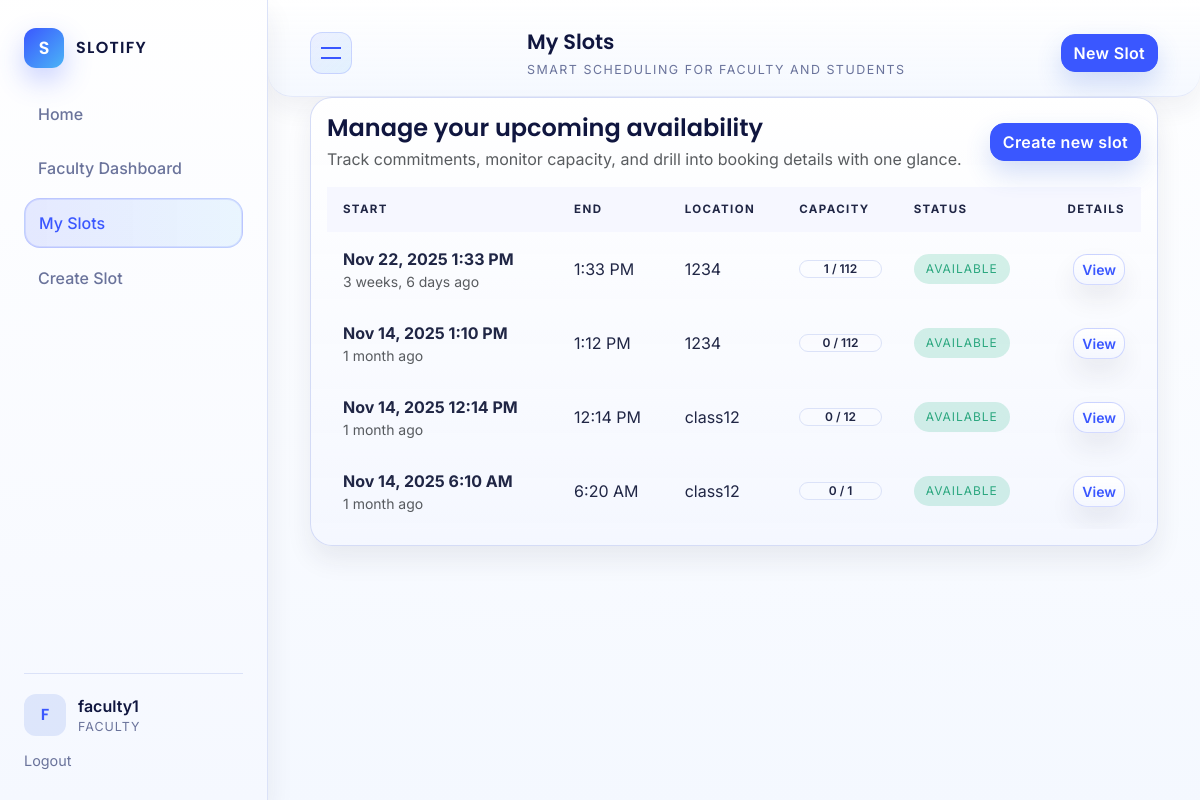
Page /scheduling/faculty/slots/ (signed in) on the earlier database version.
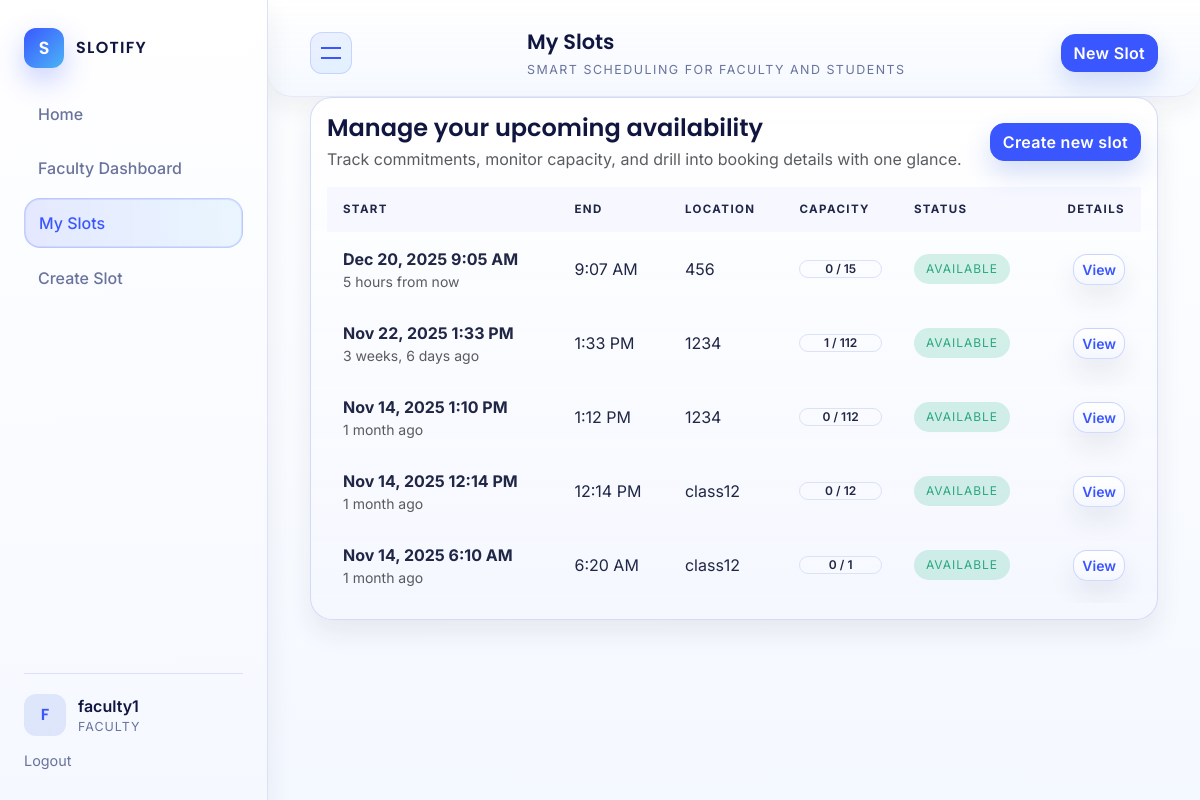
Same page on the later database version.
### scheduling/models.py (models this page shows, shortened)
class Slot(models.Model):
    class Status(models.TextChoices):
        AVAILABLE = "AVAILABLE", "Available"
        BLOCKED = "BLOCKED", "Blocked"
        CANCELLED = "CANCELLED", "Cancelled"
        PAST = "PAST", "Past"
    faculty = models.ForeignKey(
        User,
        on_delete=models.CASCADE,
        related_name="slots",
    )
    start_time = models.DateTimeField()
    end_time = models.DateTimeField()
    location = models.CharField(max_length=255)
    max_students = models.PositiveIntegerField(default=1)
    status = models.CharField(
        max_length=20,
        choices=Status.choices,
        default=Status.AVAILABLE,
    )
    created_at = models.DateTimeField(auto_now_add=True)
    updated_at = models.DateTimeField(auto_now=True)
    @property
    def booked_count(self) -> int:
        return self.bookings.filter(status=Booking.Status.BOOKED).count()

### scheduling/views.py (the view)
# urls.py: path("faculty/slots/", views.faculty_slots_list, name="faculty_slots_list"),
@login_required
def faculty_slots_list(request):
    if not request.user.is_faculty():
        return HttpResponseForbidden("Not faculty")
    slots = Slot.objects.filter(faculty=request.user).order_by("-start_time")
    return render(request, "scheduling/faculty_slots_list.html", {"slots": slots})

### accounts/models.py (called while the page is built)
    def is_student(self) -> bool:
        return self.role == self.Role.STUDENT

    def is_faculty(self) -> bool:
        return self.role == self.Role.FACULTY

### templates/scheduling/faculty_slots_list.html (shortened to what this page needs)
{% extends "base.html" %}
{% load humanize %}
{% block page_title %}My Slots{% endblock %}
{% block content %}
<section class="card">
  <div class="card-body">
    <div class="d-flex flex-wrap justify-content-between align-items-center gap-3 mb-3">
      <div>
        <h1 class="card-title h4 mb-1">Manage your upcoming availability</h1>
        <p class="text-muted mb-0">Track commitments, monitor capacity, and drill into booking details with one glance.</p>
      </div>
      <a href="{% url 'faculty_slot_create' %}" class="btn btn-primary">Create new slot</a>
    </div>
    {% if slots %}
      <div class="table-responsive">
        <table class="slotify-table align-middle">
          <thead>
            <tr>
              <th>Start</th>
              <th>End</th>
              <th>Location</th>
              <th>Capacity</th>
              <th>Status</th>
              <th class="text-end">Details</th>
            </tr>
          </thead>
          <tbody>
            {% for slot in slots %}
              {% with booked=slot.booked_count %}
                <tr>
                  <td>
                    <strong>{{ slot.start_time|date:"M d, Y g:i A" }}</strong>
                    <div class="small text-muted">{{ slot.start_time|naturaltime }}</div>
                  </td>
                  <td>{{ slot.end_time|date:"g:i A" }}</td>
                  <td>{{ slot.location }}</td>
                  <td>
                    {% if slot.max_students > 0 %}
                      {% widthratio booked slot.max_students 100 as capacity_pct %}
                      <div class="slot-capacity-wrapper" data-capacity="{{ capacity_pct }}">
                        <div class="slot-capacity-label">{{ booked }} / {{ slot.max_students }}</div>
                      </div>
                    {% else %}
                      <span class="slotify-pill">No capacity</span>
                    {% endif %}
                  </td>
                  <td>
                    {% if slot.status == 'AVAILABLE' %}
                      <span class="slotify-pill success">{{ slot.status }}</span>
                    {% elif slot.status == 'BLOCKED' %}
                      <span class="slotify-pill warning">{{ slot.status }}</span>
                    {% elif slot.status == 'CANCELLED' %}
                      <span class="slotify-pill danger">{{ slot.status }}</span>
                    {% elif slot.status == 'PAST' %}
                      <span class="slotify-pill">{{ slot.status }}</span>
                    {% else %}
                      <span class="slotify-pill">{{ slot.status }}</span>
                    {% endif %}
                  </td>
                  <td class="text-end"><a href="{% url 'faculty_slot_detail' slot.id %}" class="btn btn-outline-secondary btn-sm">View</a></td>
                </tr>
              {% endwith %}
            {% endfor %}
          </tbody>
        </table>
      </div>
    {% else %}
      <div class="slotify-step-card">
        <h3>No slots yet</h3>
        <p>Launch a new window of availability so students can connect with you.</p>
        <a href="{% url 'faculty_slot_create' %}" class="btn btn-primary mt-3 align-self-start">Create slot</a>
      </div>
    {% endif %}
  </div>
</section>
{% endblock %}

Differences in the rows shown:
added Slot: start_time "Dec 20, 2025 9:05 AM", start_time "5 hours from now", end_time "9:07 AM", location "456", booked_count "0", max_students "15", status "AVAILABLE"
